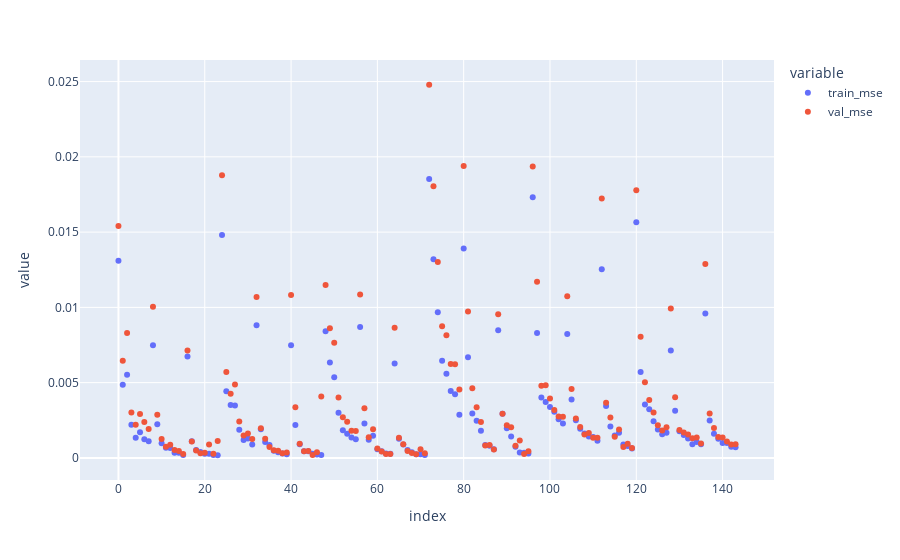

The cell this chart's notebook holds for it:
### Code cell
report_df[['train_mse','val_mse']].plot(kind = 'scatter')

### Figure 1 — Plotly figure (JSON) as saved in the notebook; plotly's stock layout.template omitted (floating-point values rounded to 4 significant figures; data arrays with more than 128 entries replaced by an {"elided": "..."} marker saying what was removed)
{"data": [{"hovertemplate": "variable=train_mse<br>index=%{x}<br>value=%{y}<extra></extra>", "legendgroup": "train_mse", "marker": {"color": "#636efa", "symbol": "circle"}, "mode": "markers", "name": "train_mse", "orientation": "v", "showlegend": true, "type": "scatter", "x": {"elided": "144 int values"}, "xaxis": "x", "y": {"elided": "144 float values"}, "yaxis": "y"}, {"hovertemplate": "variable=val_mse<br>index=%{x}<br>value=%{y}<extra></extra>", "legendgroup": "val_mse", "marker": {"color": "#EF553B", "symbol": "circle"}, "mode": "markers", "name": "val_mse", "orientation": "v", "showlegend": true, "type": "scatter", "x": {"elided": "144 int values"}, "xaxis": "x", "y": {"elided": "144 float values"}, "yaxis": "y"}], "layout": {"legend": {"title": {"text": "variable"}, "tracegroupgap": 0}, "margin": {"t": 60}, "xaxis": {"anchor": "y", "domain": [0, 1], "title": {"text": "index"}}, "yaxis": {"anchor": "x", "domain": [0, 1], "title": {"text": "value"}}}}
